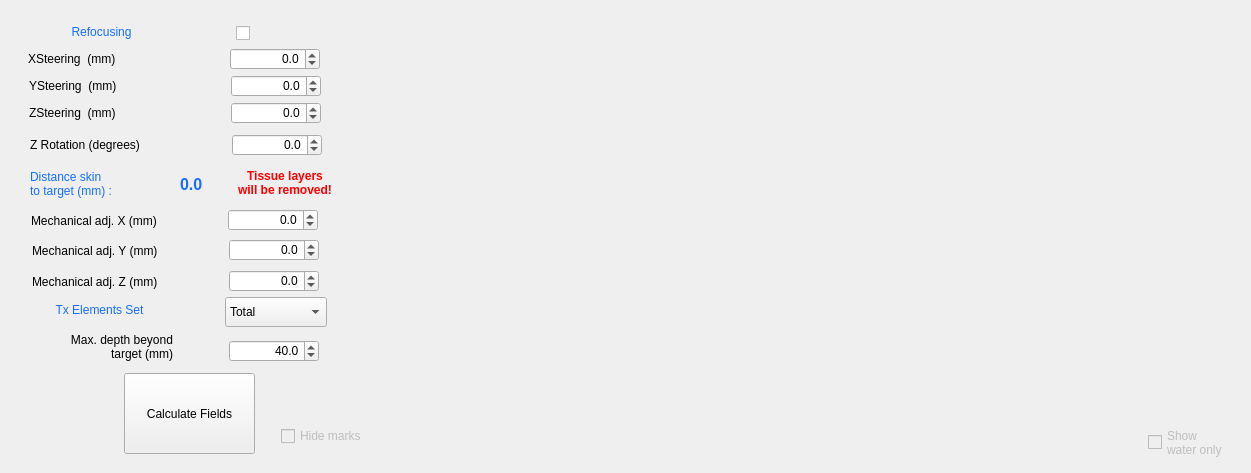
<?xml version="1.0" encoding="UTF-8"?>
<ui version="4.0">
 <class>Widget</class>
 <widget class="QWidget" name="Widget">
  <property name="geometry">
   <rect>
    <x>0</x>
    <y>0</y>
    <width>1251</width>
    <height>473</height>
   </rect>
  </property>
  <property name="windowTitle">
   <string>Widget</string>
  </property>
  <property name="styleSheet">
   <string notr="true"/>
  </property>
  <widget class="QLabel" name="label_20">
   <property name="geometry">
    <rect>
     <x>31</x>
     <y>211</y>
     <width>143</width>
     <height>20</height>
    </rect>
   </property>
   <property name="text">
    <string>Mechanical adj. X (mm)</string>
   </property>
  </widget>
  <widget class="QDoubleSpinBox" name="ZSteeringSpinBox">
   <property name="geometry">
    <rect>
     <x>231</x>
     <y>102</y>
     <width>90</width>
     <height>22</height>
    </rect>
   </property>
   <property name="alignment">
    <set>Qt::AlignRight|Qt::AlignTrailing|Qt::AlignVCenter</set>
   </property>
   <property name="decimals">
    <number>1</number>
   </property>
   <property name="minimum">
    <double>-5.000000000000000</double>
   </property>
   <property name="maximum">
    <double>5.000000000000000</double>
   </property>
   <property name="singleStep">
    <double>0.100000000000000</double>
   </property>
   <property name="value">
    <double>0.000000000000000</double>
   </property>
  </widget>
  <widget class="QLabel" name="label_19">
   <property name="geometry">
    <rect>
     <x>29</x>
     <y>103</y>
     <width>143</width>
     <height>20</height>
    </rect>
   </property>
   <property name="text">
    <string>ZSteering  (mm)</string>
   </property>
  </widget>
  <widget class="QLabel" name="DistanceSkinLabel">
   <property name="geometry">
    <rect>
     <x>180</x>
     <y>169</y>
     <width>76</width>
     <height>31</height>
    </rect>
   </property>
   <property name="font">
    <font>
     <pointsize>12</pointsize>
     <bold>true</bold>
    </font>
   </property>
   <property name="styleSheet">
    <string notr="true">color:rgb(22, 110, 255)</string>
   </property>
   <property name="text">
    <string>0.0</string>
   </property>
   <property name="textInteractionFlags">
    <set>Qt::LinksAccessibleByMouse|Qt::TextSelectableByMouse</set>
   </property>
  </widget>
  <widget class="QLabel" name="label_21">
   <property name="geometry">
    <rect>
     <x>30</x>
     <y>168</y>
     <width>150</width>
     <height>31</height>
    </rect>
   </property>
   <property name="styleSheet">
    <string notr="true">color:rgb(22, 110, 255)</string>
   </property>
   <property name="text">
    <string>Distance skin
to target (mm) :</string>
   </property>
   <property name="indent">
    <number>0</number>
   </property>
  </widget>
  <widget class="QDoubleSpinBox" name="XMechanicSpinBox">
   <property name="geometry">
    <rect>
     <x>228</x>
     <y>209</y>
     <width>90</width>
     <height>22</height>
    </rect>
   </property>
   <property name="alignment">
    <set>Qt::AlignRight|Qt::AlignTrailing|Qt::AlignVCenter</set>
   </property>
   <property name="decimals">
    <number>1</number>
   </property>
   <property name="minimum">
    <double>-10.000000000000000</double>
   </property>
   <property name="maximum">
    <double>10.000000000000000</double>
   </property>
   <property name="singleStep">
    <double>0.100000000000000</double>
   </property>
   <property name="value">
    <double>0.000000000000000</double>
   </property>
  </widget>
  <widget class="QLabel" name="label_23">
   <property name="geometry">
    <rect>
     <x>32</x>
     <y>241</y>
     <width>143</width>
     <height>20</height>
    </rect>
   </property>
   <property name="text">
    <string>Mechanical adj. Y (mm)</string>
   </property>
  </widget>
  <widget class="QDoubleSpinBox" name="YMechanicSpinBox">
   <property name="geometry">
    <rect>
     <x>229</x>
     <y>239</y>
     <width>90</width>
     <height>22</height>
    </rect>
   </property>
   <property name="alignment">
    <set>Qt::AlignRight|Qt::AlignTrailing|Qt::AlignVCenter</set>
   </property>
   <property name="decimals">
    <number>1</number>
   </property>
   <property name="minimum">
    <double>-10.000000000000000</double>
   </property>
   <property name="maximum">
    <double>10.000000000000000</double>
   </property>
   <property name="singleStep">
    <double>0.100000000000000</double>
   </property>
   <property name="value">
    <double>0.000000000000000</double>
   </property>
  </widget>
  <widget class="QPushButton" name="CalculatePlanningMask">
   <property name="geometry">
    <rect>
     <x>124</x>
     <y>373</y>
     <width>131</width>
     <height>81</height>
    </rect>
   </property>
   <property name="autoFillBackground">
    <bool>false</bool>
   </property>
   <property name="styleSheet">
    <string notr="true"/>
   </property>
   <property name="text">
    <string>Calculate Fields</string>
   </property>
  </widget>
  <widget class="QWidget" name="AcField_plot1" native="true">
   <property name="geometry">
    <rect>
     <x>343</x>
     <y>30</y>
     <width>868</width>
     <height>381</height>
    </rect>
   </property>
  </widget>
  <widget class="QLabel" name="label_24">
   <property name="geometry">
    <rect>
     <x>32</x>
     <y>272</y>
     <width>143</width>
     <height>20</height>
    </rect>
   </property>
   <property name="text">
    <string>Mechanical adj. Z (mm)</string>
   </property>
  </widget>
  <widget class="QDoubleSpinBox" name="ZMechanicSpinBox">
   <property name="geometry">
    <rect>
     <x>229</x>
     <y>270</y>
     <width>90</width>
     <height>22</height>
    </rect>
   </property>
   <property name="alignment">
    <set>Qt::AlignRight|Qt::AlignTrailing|Qt::AlignVCenter</set>
   </property>
   <property name="decimals">
    <number>1</number>
   </property>
   <property name="minimum">
    <double>-90.000000000000000</double>
   </property>
   <property name="maximum">
    <double>90.000000000000000</double>
   </property>
   <property name="singleStep">
    <double>0.100000000000000</double>
   </property>
   <property name="value">
    <double>0.000000000000000</double>
   </property>
  </widget>
  <widget class="QCheckBox" name="RefocusingcheckBox">
   <property name="geometry">
    <rect>
     <x>223</x>
     <y>23</y>
     <width>27</width>
     <height>20</height>
    </rect>
   </property>
   <property name="font">
    <font>
     <pointsize>18</pointsize>
    </font>
   </property>
   <property name="layoutDirection">
    <enum>Qt::RightToLeft</enum>
   </property>
   <property name="text">
    <string/>
   </property>
  </widget>
  <widget class="QLabel" name="label_22">
   <property name="geometry">
    <rect>
     <x>30</x>
     <y>22</y>
     <width>143</width>
     <height>20</height>
    </rect>
   </property>
   <property name="styleSheet">
    <string notr="true">color:rgb(22, 110, 255)</string>
   </property>
   <property name="text">
    <string>Refocusing</string>
   </property>
   <property name="alignment">
    <set>Qt::AlignCenter</set>
   </property>
  </widget>
  <widget class="QLabel" name="label_26">
   <property name="geometry">
    <rect>
     <x>30</x>
     <y>135</y>
     <width>143</width>
     <height>20</height>
    </rect>
   </property>
   <property name="text">
    <string>Z Rotation (degrees)</string>
   </property>
  </widget>
  <widget class="QDoubleSpinBox" name="ZRotationSpinBox">
   <property name="geometry">
    <rect>
     <x>232</x>
     <y>134</y>
     <width>90</width>
     <height>22</height>
    </rect>
   </property>
   <property name="alignment">
    <set>Qt::AlignRight|Qt::AlignTrailing|Qt::AlignVCenter</set>
   </property>
   <property name="decimals">
    <number>1</number>
   </property>
   <property name="minimum">
    <double>-180.000000000000000</double>
   </property>
   <property name="maximum">
    <double>180.000000000000000</double>
   </property>
   <property name="singleStep">
    <double>5.000000000000000</double>
   </property>
   <property name="value">
    <double>0.000000000000000</double>
   </property>
  </widget>
  <widget class="QLabel" name="label_27">
   <property name="geometry">
    <rect>
     <x>20</x>
     <y>332</y>
     <width>153</width>
     <height>30</height>
    </rect>
   </property>
   <property name="text">
    <string>Max. depth beyond
target (mm)</string>
   </property>
   <property name="alignment">
    <set>Qt::AlignRight|Qt::AlignTrailing|Qt::AlignVCenter</set>
   </property>
  </widget>
  <widget class="QDoubleSpinBox" name="MaxDepthSpinBox">
   <property name="geometry">
    <rect>
     <x>229</x>
     <y>340</y>
     <width>90</width>
     <height>22</height>
    </rect>
   </property>
   <property name="alignment">
    <set>Qt::AlignRight|Qt::AlignTrailing|Qt::AlignVCenter</set>
   </property>
   <property name="decimals">
    <number>1</number>
   </property>
   <property name="minimum">
    <double>20.000000000000000</double>
   </property>
   <property name="maximum">
    <double>100.000000000000000</double>
   </property>
   <property name="singleStep">
    <double>1.000000000000000</double>
   </property>
   <property name="value">
    <double>40.000000000000000</double>
   </property>
  </widget>
  <widget class="QWidget" name="IsppaScrollBars" native="true">
   <property name="geometry">
    <rect>
     <x>405</x>
     <y>410</y>
     <width>730</width>
     <height>61</height>
    </rect>
   </property>
  </widget>
  <widget class="QCheckBox" name="ShowWaterResultscheckBox">
   <property name="enabled">
    <bool>false</bool>
   </property>
   <property name="geometry">
    <rect>
     <x>1148</x>
     <y>417</y>
     <width>93</width>
     <height>51</height>
    </rect>
   </property>
   <property name="text">
    <string>Show
water only</string>
   </property>
  </widget>
  <widget class="QCheckBox" name="HideMarkscheckBox">
   <property name="enabled">
    <bool>false</bool>
   </property>
   <property name="geometry">
    <rect>
     <x>281</x>
     <y>422</y>
     <width>97</width>
     <height>28</height>
    </rect>
   </property>
   <property name="text">
    <string>Hide marks</string>
   </property>
  </widget>
  <widget class="QLabel" name="MultifocusLabel">
   <property name="geometry">
    <rect>
     <x>28</x>
     <y>300</y>
     <width>143</width>
     <height>20</height>
    </rect>
   </property>
   <property name="styleSheet">
    <string notr="true">color:rgb(22, 110, 255)</string>
   </property>
   <property name="text">
    <string>Tx Elements Set</string>
   </property>
   <property name="alignment">
    <set>Qt::AlignCenter</set>
   </property>
  </widget>
  <widget class="QComboBox" name="SelTxSetDropDown">
   <property name="geometry">
    <rect>
     <x>225</x>
     <y>297</y>
     <width>102</width>
     <height>30</height>
    </rect>
   </property>
   <item>
    <property name="text">
     <string>Total</string>
    </property>
   </item>
   <item>
    <property name="text">
     <string>Sector1</string>
    </property>
   </item>
   <item>
    <property name="text">
     <string>Sector2</string>
    </property>
   </item>
  </widget>
  <widget class="QDoubleSpinBox" name="YSteeringSpinBox">
   <property name="geometry">
    <rect>
     <x>231</x>
     <y>75</y>
     <width>90</width>
     <height>22</height>
    </rect>
   </property>
   <property name="alignment">
    <set>Qt::AlignRight|Qt::AlignTrailing|Qt::AlignVCenter</set>
   </property>
   <property name="decimals">
    <number>1</number>
   </property>
   <property name="minimum">
    <double>-5.000000000000000</double>
   </property>
   <property name="maximum">
    <double>5.000000000000000</double>
   </property>
   <property name="singleStep">
    <double>0.100000000000000</double>
   </property>
   <property name="value">
    <double>0.000000000000000</double>
   </property>
  </widget>
  <widget class="QLabel" name="label_25">
   <property name="geometry">
    <rect>
     <x>29</x>
     <y>76</y>
     <width>143</width>
     <height>20</height>
    </rect>
   </property>
   <property name="text">
    <string>YSteering  (mm)</string>
   </property>
  </widget>
  <widget class="QLabel" name="label_28">
   <property name="geometry">
    <rect>
     <x>28</x>
     <y>49</y>
     <width>143</width>
     <height>20</height>
    </rect>
   </property>
   <property name="text">
    <string>XSteering  (mm)</string>
   </property>
  </widget>
  <widget class="QDoubleSpinBox" name="XSteeringSpinBox">
   <property name="geometry">
    <rect>
     <x>230</x>
     <y>48</y>
     <width>90</width>
     <height>22</height>
    </rect>
   </property>
   <property name="alignment">
    <set>Qt::AlignRight|Qt::AlignTrailing|Qt::AlignVCenter</set>
   </property>
   <property name="decimals">
    <number>1</number>
   </property>
   <property name="minimum">
    <double>-5.000000000000000</double>
   </property>
   <property name="maximum">
    <double>5.000000000000000</double>
   </property>
   <property name="singleStep">
    <double>0.100000000000000</double>
   </property>
   <property name="value">
    <double>0.000000000000000</double>
   </property>
  </widget>
  <widget class="QLabel" name="LabelTissueRemoved">
   <property name="geometry">
    <rect>
     <x>233</x>
     <y>168</y>
     <width>104</width>
     <height>30</height>
    </rect>
   </property>
   <property name="font">
    <font>
     <bold>true</bold>
    </font>
   </property>
   <property name="styleSheet">
    <string notr="true">color: red</string>
   </property>
   <property name="text">
    <string>Tissue layers
will be removed!</string>
   </property>
   <property name="alignment">
    <set>Qt::AlignCenter</set>
   </property>
  </widget>
 </widget>
 <tabstops>
  <tabstop>XSteeringSpinBox</tabstop>
  <tabstop>YSteeringSpinBox</tabstop>
  <tabstop>ZSteeringSpinBox</tabstop>
  <tabstop>ZRotationSpinBox</tabstop>
  <tabstop>XMechanicSpinBox</tabstop>
  <tabstop>YMechanicSpinBox</tabstop>
  <tabstop>ZMechanicSpinBox</tabstop>
  <tabstop>SelTxSetDropDown</tabstop>
  <tabstop>MaxDepthSpinBox</tabstop>
  <tabstop>CalculatePlanningMask</tabstop>
  <tabstop>RefocusingcheckBox</tabstop>
  <tabstop>ShowWaterResultscheckBox</tabstop>
  <tabstop>HideMarkscheckBox</tabstop>
 </tabstops>
 <resources/>
 <connections/>
</ui>
